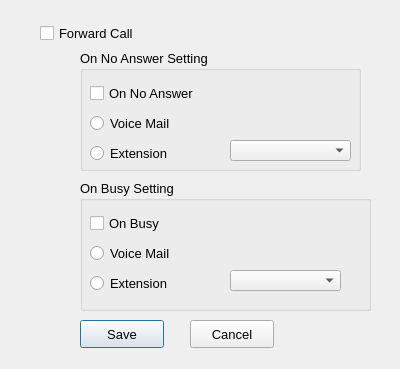
<?xml version="1.0" encoding="UTF-8"?>
<ui version="4.0">
 <class>DlgCallFwd</class>
 <widget class="QDialog" name="DlgCallFwd">
  <property name="geometry">
   <rect>
    <x>0</x>
    <y>0</y>
    <width>400</width>
    <height>369</height>
   </rect>
  </property>
  <property name="font">
   <font>
    <pointsize>10</pointsize>
   </font>
  </property>
  <property name="windowTitle">
   <string>Dialog</string>
  </property>
  <widget class="QCheckBox" name="cbCallFwd">
   <property name="geometry">
    <rect>
     <x>40</x>
     <y>20</y>
     <width>141</width>
     <height>26</height>
    </rect>
   </property>
   <property name="font">
    <font>
     <pointsize>10</pointsize>
    </font>
   </property>
   <property name="text">
    <string>Forward Call</string>
   </property>
  </widget>
  <widget class="QGroupBox" name="GrpFwd">
   <property name="geometry">
    <rect>
     <x>80</x>
     <y>50</y>
     <width>281</width>
     <height>121</height>
    </rect>
   </property>
   <property name="title">
    <string>On No Answer Setting</string>
   </property>
   <widget class="QCheckBox" name="chkNoAnswer">
    <property name="geometry">
     <rect>
      <x>10</x>
      <y>30</y>
      <width>141</width>
      <height>26</height>
     </rect>
    </property>
    <property name="text">
     <string>On No Answer</string>
    </property>
   </widget>
   <widget class="QRadioButton" name="rbNoAnsVM">
    <property name="geometry">
     <rect>
      <x>10</x>
      <y>60</y>
      <width>106</width>
      <height>26</height>
     </rect>
    </property>
    <property name="text">
     <string>Voice Mail</string>
    </property>
   </widget>
   <widget class="QRadioButton" name="rbNoAnsExtn">
    <property name="geometry">
     <rect>
      <x>10</x>
      <y>90</y>
      <width>106</width>
      <height>26</height>
     </rect>
    </property>
    <property name="text">
     <string>Extension</string>
    </property>
   </widget>
   <widget class="QComboBox" name="comboNoAnsExtn">
    <property name="geometry">
     <rect>
      <x>150</x>
      <y>90</y>
      <width>121</width>
      <height>21</height>
     </rect>
    </property>
   </widget>
  </widget>
  <widget class="QGroupBox" name="GrpBusy">
   <property name="geometry">
    <rect>
     <x>80</x>
     <y>180</y>
     <width>291</width>
     <height>131</height>
    </rect>
   </property>
   <property name="title">
    <string>On Busy Setting</string>
   </property>
   <widget class="QCheckBox" name="chkOnBusy">
    <property name="geometry">
     <rect>
      <x>10</x>
      <y>30</y>
      <width>91</width>
      <height>26</height>
     </rect>
    </property>
    <property name="text">
     <string>On Busy</string>
    </property>
   </widget>
   <widget class="QRadioButton" name="rbBusyOnVM">
    <property name="geometry">
     <rect>
      <x>10</x>
      <y>60</y>
      <width>106</width>
      <height>26</height>
     </rect>
    </property>
    <property name="text">
     <string>Voice Mail</string>
    </property>
   </widget>
   <widget class="QRadioButton" name="rbBusyExtn">
    <property name="geometry">
     <rect>
      <x>10</x>
      <y>90</y>
      <width>106</width>
      <height>26</height>
     </rect>
    </property>
    <property name="text">
     <string>Extension</string>
    </property>
   </widget>
   <widget class="QComboBox" name="comboBusyExtn">
    <property name="geometry">
     <rect>
      <x>150</x>
      <y>90</y>
      <width>111</width>
      <height>21</height>
     </rect>
    </property>
   </widget>
  </widget>
  <widget class="QPushButton" name="pbSave">
   <property name="geometry">
    <rect>
     <x>80</x>
     <y>320</y>
     <width>84</width>
     <height>28</height>
    </rect>
   </property>
   <property name="text">
    <string>Save</string>
   </property>
  </widget>
  <widget class="QPushButton" name="pbCancel">
   <property name="geometry">
    <rect>
     <x>190</x>
     <y>320</y>
     <width>84</width>
     <height>28</height>
    </rect>
   </property>
   <property name="text">
    <string>Cancel</string>
   </property>
  </widget>
 </widget>
 <resources/>
 <connections/>
</ui>
